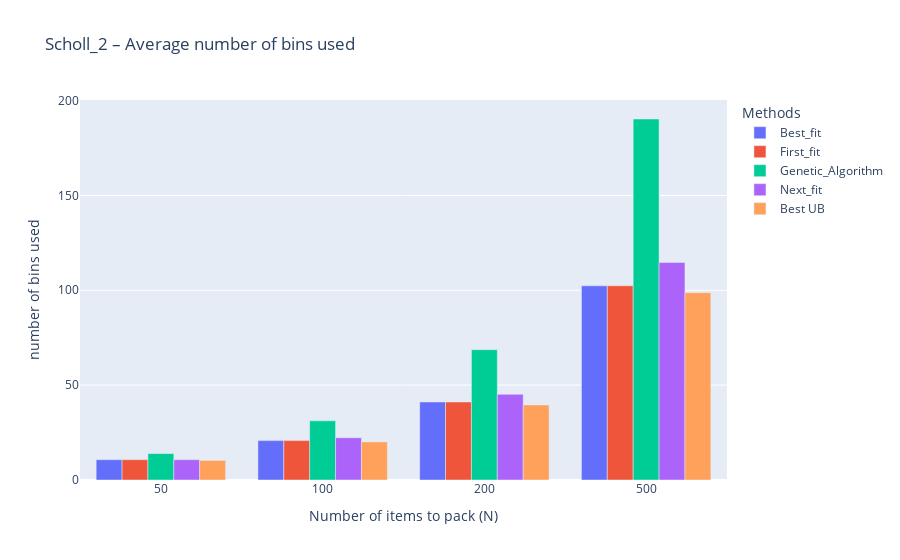

The code cell stored with this chart in its notebook:
### Code cell
plot_category_metric_by_n('Scholl_2', 'BIN_NUMBER')

### Figure 1 — Plotly figure (JSON) as saved in the notebook; plotly's stock layout.template omitted (floating-point values rounded to 4 significant figures)
{"data": [{"alignmentgroup": "True", "hovertemplate": "METHOD_NAME=Best_fit<br>N=%{x}<br>BIN_NUMBER=%{y}<extra></extra>", "legendgroup": "Best_fit", "marker": {"color": "#636efa", "pattern": {"shape": ""}}, "name": "Best_fit", "offsetgroup": "Best_fit", "orientation": "v", "showlegend": true, "textposition": "auto", "type": "bar", "x": ["50", "100", "200", "500"], "xaxis": "x", "y": [10.71, 20.77, 41.12, 102.4], "yaxis": "y"}, {"alignmentgroup": "True", "hovertemplate": "METHOD_NAME=First_fit<br>N=%{x}<br>BIN_NUMBER=%{y}<extra></extra>", "legendgroup": "First_fit", "marker": {"color": "#EF553B", "pattern": {"shape": ""}}, "name": "First_fit", "offsetgroup": "First_fit", "orientation": "v", "showlegend": true, "textposition": "auto", "type": "bar", "x": ["50", "100", "200", "500"], "xaxis": "x", "y": [10.71, 20.77, 41.12, 102.4], "yaxis": "y"}, {"alignmentgroup": "True", "hovertemplate": "METHOD_NAME=Genetic_Algorithm<br>N=%{x}<br>BIN_NUMBER=%{y}<extra></extra>", "legendgroup": "Genetic_Algorithm", "marker": {"color": "#00cc96", "pattern": {"shape": ""}}, "name": "Genetic_Algorithm", "offsetgroup": "Genetic_Algorithm", "orientation": "v", "showlegend": true, "textposition": "auto", "type": "bar", "x": ["50", "100", "200", "500"], "xaxis": "x", "y": [13.92, 31.19, 68.68, 190.3], "yaxis": "y"}, {"alignmentgroup": "True", "hovertemplate": "METHOD_NAME=Next_fit<br>N=%{x}<br>BIN_NUMBER=%{y}<extra></extra>", "legendgroup": "Next_fit", "marker": {"color": "#ab63fa", "pattern": {"shape": ""}}, "name": "Next_fit", "offsetgroup": "Next_fit", "orientation": "v", "showlegend": true, "textposition": "auto", "type": "bar", "x": ["50", "100", "200", "500"], "xaxis": "x", "y": [10.71, 22.29, 45.17, 114.6], "yaxis": "y"}, {"alignmentgroup": "True", "hovertemplate": "METHOD_NAME=Best UB<br>N=%{x}<br>BIN_NUMBER=%{y}<extra></extra>", "legendgroup": "Best UB", "marker": {"color": "#FFA15A", "pattern": {"shape": ""}}, "name": "Best UB", "offsetgroup": "Best UB", "orientation": "v", "showlegend": true, "textposition": "auto", "type": "bar", "x": ["50", "100", "200", "500"], "xaxis": "x", "y": [10.32, 20.08, 39.57, 98.74], "yaxis": "y"}], "layout": {"autosize": true, "barmode": "group", "legend": {"title": {"text": "Methods"}, "tracegroupgap": 0}, "title": {"text": "Scholl_2 – Average number of bins used"}, "xaxis": {"anchor": "y", "autorange": true, "domain": [0, 1], "range": [-0.5, 3.5], "title": {"text": "Number of items to pack (N)"}, "type": "category"}, "yaxis": {"anchor": "x", "autorange": true, "domain": [0, 1], "range": [0, 200.3], "title": {"text": "number of bins used"}, "type": "linear"}}}
